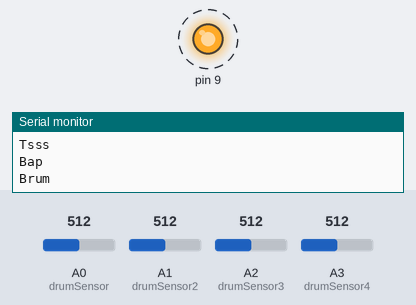
Bench run of a sketch on a simulated Arduino Uno, built with avr-gcc and run on an emulated ATmega328P. Parts: output pins drawn as LEDs (lit = HIGH), the last lines printed to the serial monitor. Dashed ring = blinking. The test bench sets the inputs (shaded band); at power-on: A1 (drumSensor2) = 512, A0 (drumSensor) = 512, A2 (drumSensor3) = 512, A3 (drumSensor4) = 512.

Above: at 1.2 s.
1.3 s: A1 (drumSensor2) set to 110
At 1.43 s:
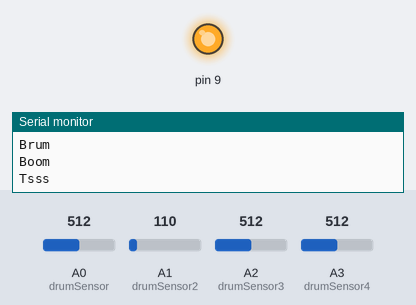
4.3 s: A1 (drumSensor2) set to 89
Timing chart, 0 to 13.3 s (numbered marks = the images above; inputs shaded):
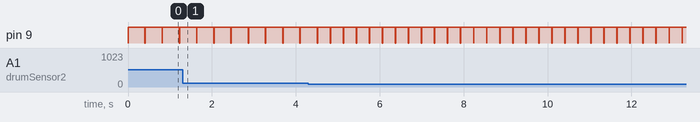

Measured:
- by itself, pin 9: alternates HIGH for 0.30 s and LOW for 0.01 s

The sketch:

RockBand_DrumHack.ino
```cpp
const int drumSensor = A0;
const int drumSensor2 = A1;
const int drumSensor3 = A2;
const int drumSensor4 = A3;
const int threshold = 100;


int sensorReading = 0;
int sensorReading2 = 0;
int sensorReading3 = 0;
int sensorReading4 = 0;
void setup() {
  pinMode(9, OUTPUT);
  Serial.begin(9600);
}

void loop() {

  sensorReading = analogRead(drumSensor);

  if (sensorReading >= threshold) {

    digitalWrite(9, HIGH);
    delay(100);
    digitalWrite(9, LOW);
    Serial.println("Tsss");
  }

  //  _____________

  sensorReading2 = analogRead(drumSensor2);

  if (sensorReading2 >= threshold) {

    digitalWrite(9, HIGH);
    delay(100);
    digitalWrite(9, LOW);
    Serial.println("Bap");
  }
  //  _____________

  sensorReading3 = analogRead(drumSensor3);

  if (sensorReading3 >= threshold) {

    digitalWrite(9, HIGH);
    delay(100);
    digitalWrite(9, LOW);
    Serial.println("Brum");
  }
  ///_____________
  sensorReading4 = analogRead(drumSensor4);

  if (sensorReading4 >= threshold) {

    digitalWrite(9, HIGH);
    delay(100);
    digitalWrite(9, LOW);
    Serial.println("Boom");
  }

  delay(10);
}
```
